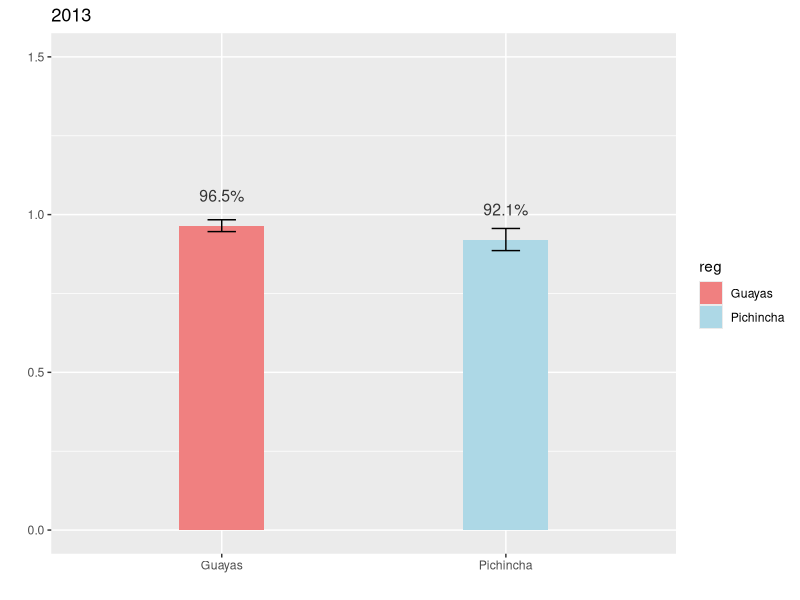
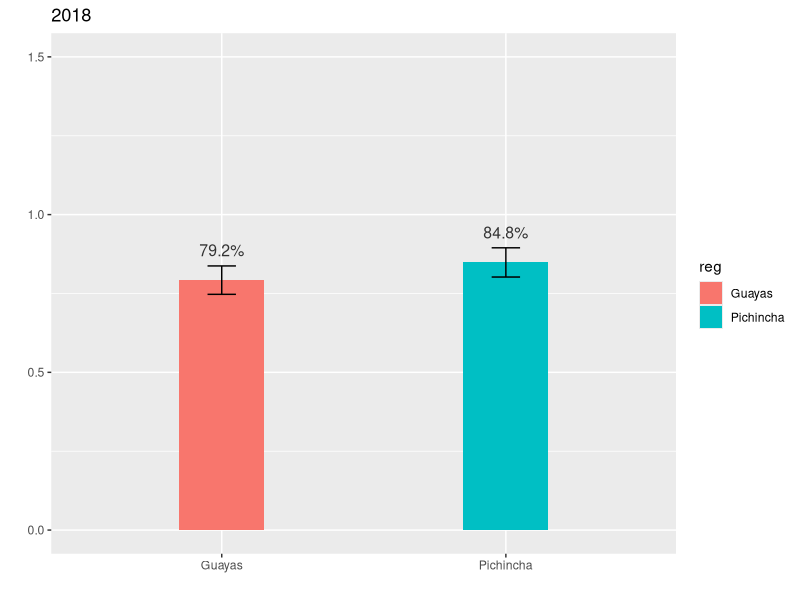
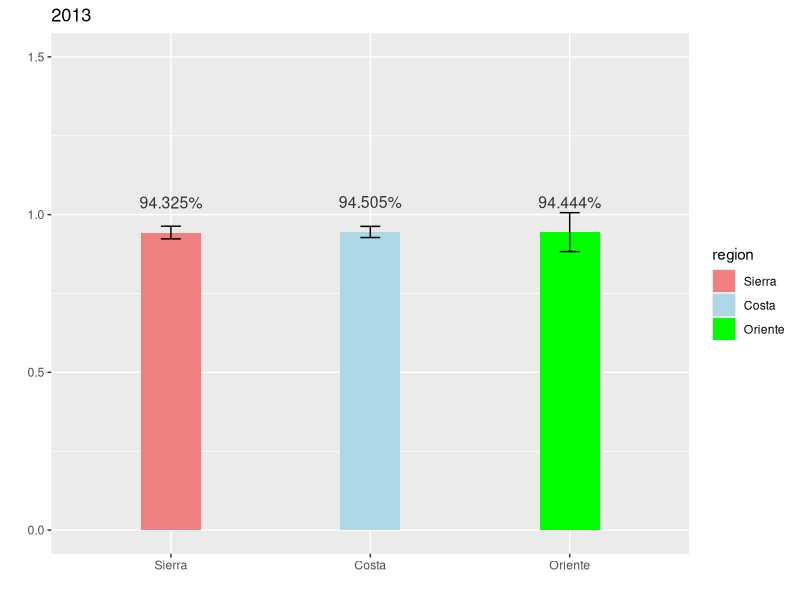
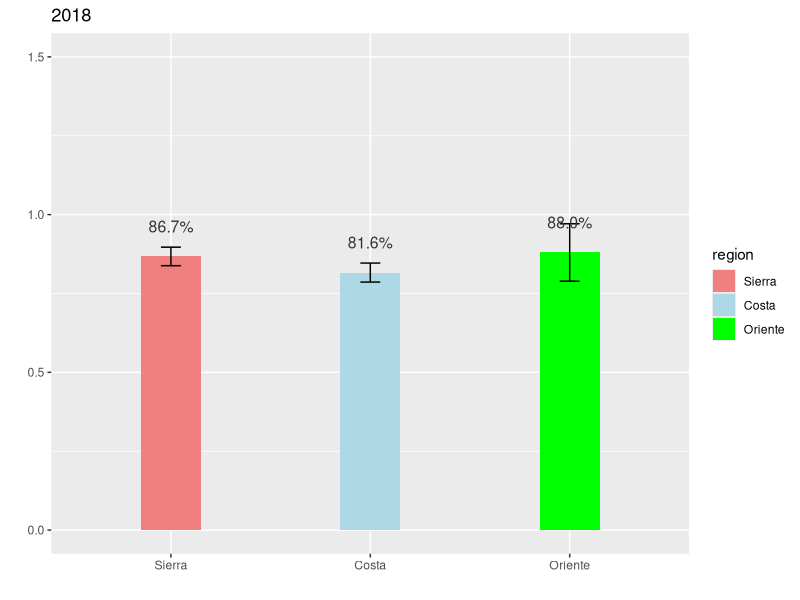
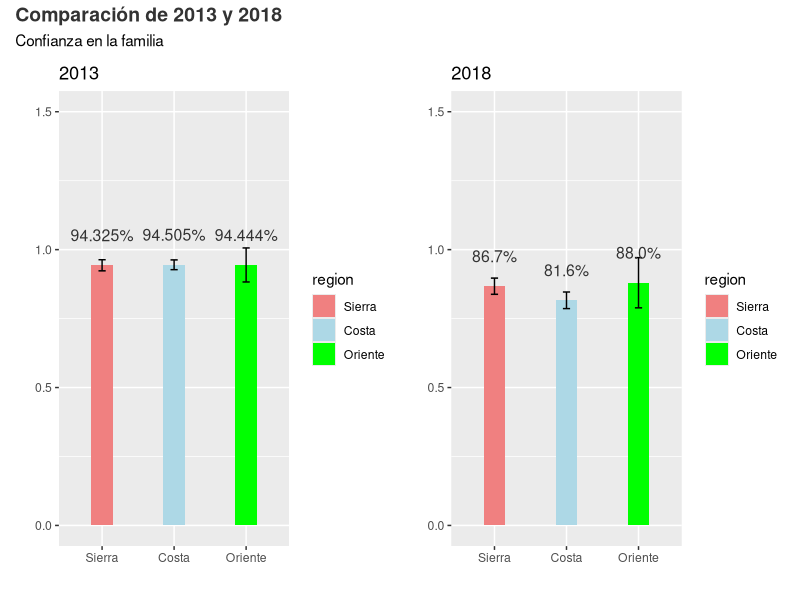
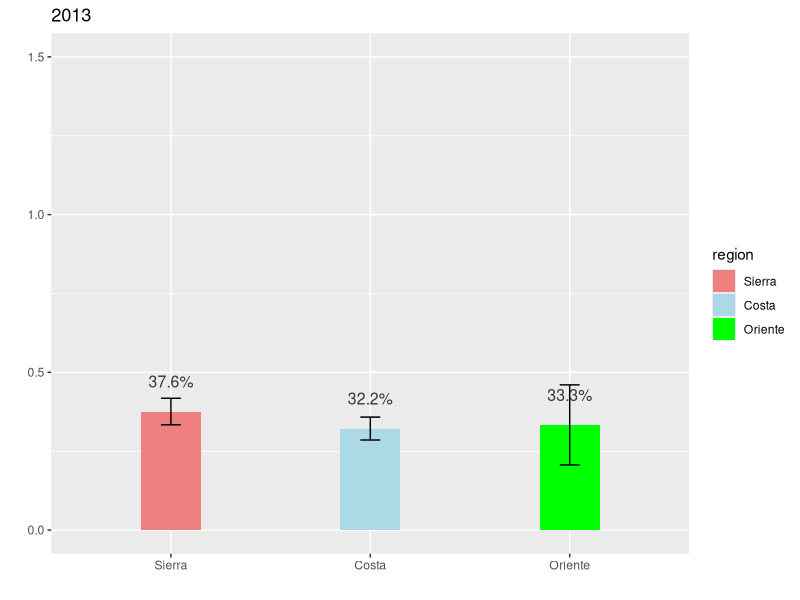
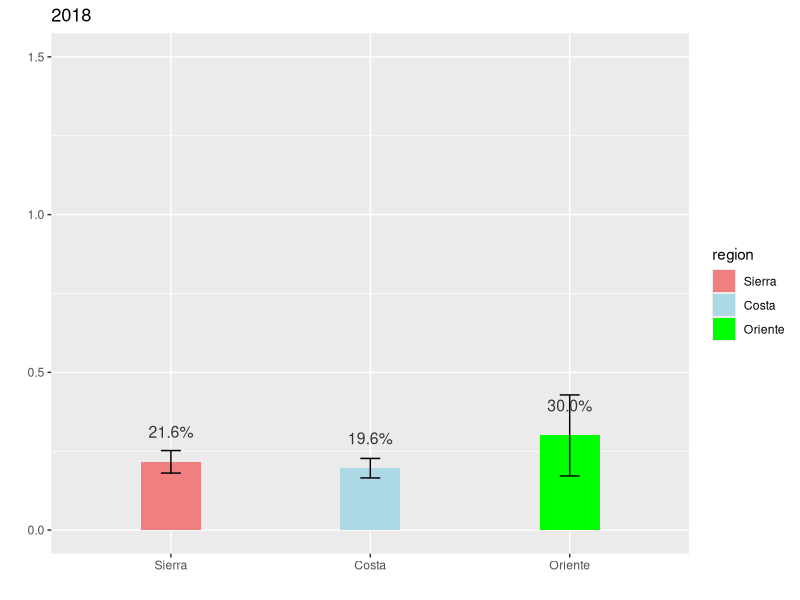
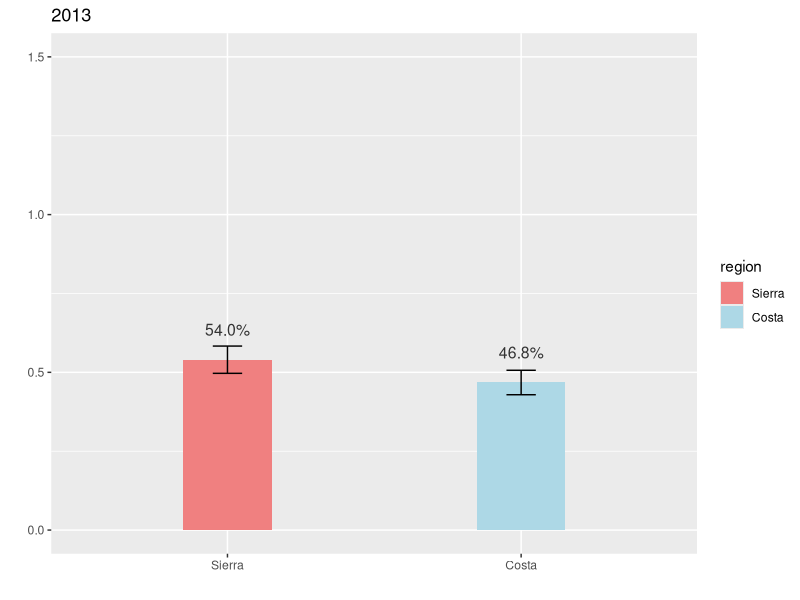

Reproduce these figures in R, in order.
#Carga de librerias y bases
library(haven)
library(dplyr)
library(ggplot2)
library(readr)
library(forcats)
library(lubridate)
library(tidyverse)
library(here)
install.packages("cowplot")
library(cowplot)
library(patchwork)
library(openxlsx)
library(openxlsx)
Wave_7_Ecuador <- read_dta("BASES LIDE/WVS_Wave_7_Ecuador_Stata_v5.0.dta")
Wave_6_Ecuador<- read_dta("BASES LIDE/WV6_Data_Ecuador_Stata_v20201117.dta")

# Union de bases de datos

Wave_6_Ecuador$N_REGION_ISO <- as_factor(Wave_6_Ecuador$N_REGION_ISO)
Wave_7_Ecuador$N_REGION_ISO <- as_factor(Wave_7_Ecuador$N_REGION_ISO)
Wave_6_Ecuador$V102 <- as_factor(Wave_6_Ecuador$V102)
Wave_7_Ecuador$Q58 <- as_factor(Wave_7_Ecuador$Q58)
Wave_6_Ecuador$V103 <- as_factor(Wave_6_Ecuador$V103)
Wave_7_Ecuador$Q59 <- as_factor(Wave_7_Ecuador$Q59)
Wave_6_Ecuador$V104 <- as_factor(Wave_6_Ecuador$V104)
Wave_7_Ecuador$Q60 <- as_factor(Wave_7_Ecuador$Q60)
Wave_6_Ecuador$V105 <- as_factor(Wave_6_Ecuador$V105)
Wave_7_Ecuador$Q61 <- as_factor(Wave_7_Ecuador$Q61)
Wave_6_Ecuador$V106 <- as_factor(Wave_6_Ecuador$V106)
Wave_7_Ecuador$Q62 <- as_factor(Wave_7_Ecuador$Q62)
Wave_6_Ecuador$V115 <- as_factor(Wave_6_Ecuador$V115)
Wave_7_Ecuador$Q71 <- as_factor(Wave_7_Ecuador$Q71)
Wave_6_Ecuador$V181 <- as_factor(Wave_6_Ecuador$V181)
Wave_7_Ecuador$Q142 <- as_factor(Wave_7_Ecuador$Q142)
Wave_6_Ecuador$V113 <- as_factor(Wave_6_Ecuador$V113)
Wave_7_Ecuador$Q69 <- as_factor(Wave_7_Ecuador$Q69)

wave7 <- Wave_7_Ecuador%>%
  select(cf= "Q58",
         "reg"= N_REGION_ISO,
         cv="Q59",
         cp="Q60",
         c_primera="Q61",
         c_dif_reg="Q62",
         ano="A_YEAR",
         c_gob= "Q71",
         p_trabajo="Q142",
         c_policia="Q69")

wave6<-Wave_6_Ecuador%>%
  select(cf="V102" ,
         "reg"= N_REGION_ISO,
         cv="V103",
         cp="V104",
         c_primera="V105",
         c_dif_reg="V106",
         ano="V262",
         c_gob = "V115",
         p_trabajo="V181",
         c_policia="V113")

wvs_total <- bind_rows(wave6, wave7)

#Agrupar c_gob en dos categorias 

wvs_total$c_gob<- as_factor(wvs_total$c_gob)
wvs_total$confianza_gobierno <- ifelse(wvs_total$c_gob %in% c("Quite a lot", "A great deal"),
                              "confío", "no confío")

#Creamos una variable binaria, con la confianza en el gobierno

wvs_total <- wvs_total %>%
  mutate(confianza_gobieno_b = as.integer(c_gob %in% c("Quite a lot", "A great deal")))


#agrupar cf en dos categorias 

wvs_total$cf<- as_factor(wvs_total$cf)
wvs_total$confianza <- ifelse(wvs_total$cf %in% c("Trust completely", "Trust somewhat"),
                              "confío", "no confío")

#Creamos una variable binaria, con la confianza

wvs_total <- wvs_total %>%
  mutate(confianza_binaria = as.integer(cf %in% c("Trust completely", "Trust somewhat")))


#agrupar c_dif_reg en dos categorias 

wvs_total$c_dif_reg<- as_factor(wvs_total$c_dif_reg)
wvs_total$confianza_en_otra_reg <- ifelse(wvs_total$c_dif_reg %in% c("Trust completely", "Trust somewhat"),
                              "confío", "no confío")

#Creamos una variable binaria, con la confianza en personas de otras regiones

wvs_total <- wvs_total %>%
  mutate(confianza_en_otra_reg_b = as.integer(c_dif_reg %in% c("Trust completely", "Trust somewhat")))

# Agrupar p_trabajo en dos categorias

wvs_total$p_trabajo<- as_factor(wvs_total$p_trabajo)
wvs_total$miedo_perder_empleo <- ifelse(wvs_total$p_trabajo %in% c("Very much", "A great deal"),
                                          "confío", "no confío")

#Creamos una variable binaria, con el miedo de las personas a perder su trabajo

wvs_total <- wvs_total %>%
  mutate(miedo_perder_empleo = as.integer(p_trabajo %in% c("Very much", "A great deal")))

#Agrupar c_policia en dos categorias 

wvs_total$c_policia<- as_factor(wvs_total$c_policia)
wvs_total$confianza_policia <- ifelse(wvs_total$c_policia %in% c("Quite a lot", "A great deal"),
                                       "confío", "no confío")

#Creamos una variable binaria, con la confianza en la policia

wvs_total <- wvs_total %>%
  mutate(confianza_policia_b = as.integer(c_policia %in% c("Quite a lot", "A great deal")))





#filtrando por Provincia y renombre de variables

wvs_uio_gye <- wvs_total%>%
  filter(reg %in% c("EC-G Guayas","EC-P Pichincha"))%>%
  mutate(reg=fct_recode(reg,
                        "Guayas"="EC-G Guayas",
                        "Pichincha"="EC-P Pichincha"))

#Relaizamos una grupación de la varible de provicias


wvs_c<- wvs_total%>%
  mutate(region = fct_collapse(reg,
                               "Sierra"=c("EC-A Azuay","EC-B Bolivar","EC-F Canar",
                                          "EC-C Carchi","EC-X Cotopaxi","EC-H Chimborazo",
                                          "EC-L Loja","EC-I Imbabura","EC-P Pichincha",
                                          "EC-T Tungurahua"),
                               "Costa"=c("EC-O El Oro","EC-E Esmeraldas","EC-G Guayas",
                                         "EC-R Los Rios","EC-M Manabi","EC-SE Santa Elena",
                                         "EC-SD Santo Domingo de los Tsachilas",
                                         "EC-SD Santo Domingo de los Tsachilas"),
                               "Oriente"=c("EC-S Morona Santiago","EC-N Napo","EC-D Orellana",
                                           "EC-Y Pastaza",
                                           "EC-U Sucumbios","EC-Z Zamora Chinchipe")))

#Relaizamos una grupación de la varible de provicias sin todas las del oriente

wvs_cs<- wvs_total%>%
  filter(reg %in% c("EC-A Azuay","EC-B Bolivar","EC-F Canar",
                    "EC-C Carchi","EC-X Cotopaxi","EC-H Chimborazo",
                    "EC-L Loja","EC-I Imbabura","EC-P Pichincha",
                    "EC-T Tungurahua","EC-O El Oro","EC-E Esmeraldas","EC-G Guayas",
                    "EC-R Los Rios","EC-M Manabi","EC-SE Santa Elena",
                    "EC-SD Santo Domingo de los Tsachilas",
                    "EC-SD Santo Domingo de los Tsachilas"))%>%
  mutate(region = fct_collapse(reg,
                               "Sierra"=c("EC-A Azuay","EC-B Bolivar","EC-F Canar",
                                          "EC-C Carchi","EC-X Cotopaxi","EC-H Chimborazo",
                                          "EC-L Loja","EC-I Imbabura","EC-P Pichincha",
                                          "EC-T Tungurahua"),
                               "Costa"=c("EC-O El Oro","EC-E Esmeraldas","EC-G Guayas",
                                         "EC-R Los Rios","EC-M Manabi","EC-SE Santa Elena",
                                         "EC-SD Santo Domingo de los Tsachilas",
                                         "EC-SD Santo Domingo de los Tsachilas")))


#Calcular la media y error estandar por provincia 
cf_p <- wvs_uio_gye %>% 
  group_by(ano, reg) %>% 
  summarize(mean = mean(as.numeric(confianza_binaria), na.rm = TRUE), 
            se = sd(as.numeric(confianza_binaria), na.rm = TRUE)/sqrt(n()))

#Calcular la media y error estandar por region
cf_r <- wvs_c %>% 
  group_by(ano, region) %>% 
  summarize(mean = mean(as.numeric(confianza_binaria), na.rm = TRUE), 
            se = sd(as.numeric(confianza_binaria), na.rm = TRUE)/sqrt(n()))

###############################################################################
#analizis de variable de confianza en la familia

#Graficos por provincia Pichincha y Guayas

# Gráfico 2013

cf_p_2013 <- cf_p %>% 
  filter(ano == 2013) %>%
  filter(complete.cases(reg, mean, se)) %>%
  ggplot(aes(x = reg, y = mean, fill = reg)) + 
  geom_bar(stat = "identity", width = 0.3,) +
  geom_errorbar(aes(ymin = mean - 1.96*se, ymax = mean + 1.96*se), width = 0.1) +
  geom_text(aes(label = scales::percent(mean, digits =1)), 
            color = "grey20", size = 4, vjust = -2) +
  labs(title = "2013", x = "", y = "") + 
  scale_y_continuous(limits = c(0, 1.5)) +
  scale_fill_manual(values = c("lightcoral", "lightblue")) 
print(cf_p_2013)

# Gráfico 2018

cf_p_2018 <- cf_p %>% 
  filter(ano == 2018) %>%
  filter(complete.cases(reg, mean, se)) %>%
  ggplot(aes(x = reg, y = mean, fill = reg)) + 
  geom_bar(stat = "identity", width = 0.3) +
  geom_errorbar(aes(ymin = mean - 1.96*se, ymax = mean + 1.96*se), width = 0.1) +
  geom_text(aes(label = scales::percent(mean, digits =1)), 
            color = "grey20", size = 4, vjust = -2) +
  labs(title = "2018", x = "", y = "") + 
  scale_y_continuous(limits = c(0, 1.5))
print(cf_p_2018)
################################################################################
#analizis de variable de confianza en la familia

#Graficos por region sierra y costa

# Gráfico 2013

cf_r_2013 <- cf_r %>% 
  filter(ano == 2013) %>%
  filter(complete.cases(region, mean, se)) %>%
  ggplot(aes(x = region, y = mean, fill = region)) + 
  geom_bar(stat = "identity", width = 0.3,) +
  geom_errorbar(aes(ymin = mean - 1.96*se, ymax = mean + 1.96*se), width = 0.1) +
  geom_text(aes(label = scales::percent(mean, digits =1)), 
            color = "grey20", size = 4, vjust = -2) +
  labs(title = "2013", x = "", y = "") + 
  scale_y_continuous(limits = c(0, 1.5)) +
  scale_fill_manual(values = c("lightcoral", "lightblue","green")) 
print(cf_r_2013)

# Gráfico 2018

cf_r_2018 <- cf_r %>% 
  filter(ano == 2018) %>%
  filter(complete.cases(region, mean, se)) %>%
  ggplot(aes(x = region, y = mean, fill = region)) + 
  geom_bar(stat = "identity", width = 0.3,) +
  geom_errorbar(aes(ymin = mean - 1.96*se, ymax = mean + 1.96*se), width = 0.1) +
  geom_text(aes(label = scales::percent(mean, digits =1)), 
            color = "grey20", size = 4, vjust = -2) +
  labs(title = "2018", x = "", y = "") + 
  scale_y_continuous(limits = c(0, 1.5)) +
  scale_fill_manual(values = c("lightcoral", "lightblue","green")) 
print(cf_r_2018)
##################################################################################
library(cowplot)
library(patchwork)

combined_plot <- cf_r_2013 + cf_r_2018 +
  plot_layout(ncol = 2) +
  plot_annotation(title = "Comparación de 2013 y 2018",
                  subtitle = "Confianza en la familia",
                  theme = theme(
                    plot.title = element_text(hjust = 0, color = "grey20", face = "bold", size = 14),
                    plot.caption = element_text(hjust = 0, color = "grey30", face = 'italic')
                  ))
print(combined_plot)

################################################################################

#Analisis de la variable de confianza en otras regiones 
cf_r_2 <- wvs_c %>% 
  group_by(ano, region) %>% 
  summarize(mean = mean(as.numeric(confianza_en_otra_reg_b), na.rm = TRUE), 
            se = sd(as.numeric(confianza_en_otra_reg_b), na.rm = TRUE)/sqrt(n()))


#Graficos por region sierra y costa

# Gráfico 2013

cf_r2_2013 <- cf_r_2 %>% 
  filter(ano == 2013) %>%
  filter(complete.cases(region, mean, se)) %>%
  ggplot(aes(x = region, y = mean, fill = region)) + 
  geom_bar(stat = "identity", width = 0.3,) +
  geom_errorbar(aes(ymin = mean - 1.96*se, ymax = mean + 1.96*se), width = 0.1) +
  geom_text(aes(label = scales::percent(mean, digits =1)), 
            color = "grey20", size = 4, vjust = -2) +
  labs(title = "2013", x = "", y = "") + 
  scale_y_continuous(limits = c(0, 1.5)) +
  scale_fill_manual(values = c("lightcoral", "lightblue","green")) 
print(cf_r2_2013)
  
# Gráfico 2018

cf_r2_2018 <- cf_r_2 %>% 
  filter(ano == 2018) %>%
  filter(complete.cases(region, mean, se)) %>%
  ggplot(aes(x = region, y = mean, fill = region)) + 
  geom_bar(stat = "identity", width = 0.3,) +
  geom_errorbar(aes(ymin = mean - 1.96*se, ymax = mean + 1.96*se), width = 0.1) +
  geom_text(aes(label = scales::percent(mean, digits =1)), 
            color = "grey20", size = 4, vjust = -2) +
  labs(title = "2018", x = "", y = "") + 
  scale_y_continuous(limits = c(0, 1.5)) +
  scale_fill_manual(values = c("lightcoral", "lightblue","green")) 
print(cf_r2_2018)

####################################################################################

#Analizis de la variable de confianza sobre el gobierno
cf_r_3 <- wvs_cs %>% 
  group_by(ano, region) %>% 
  summarize(mean = mean(as.numeric(confianza_gobieno_b), na.rm = TRUE), 
            se = sd(as.numeric(confianza_gobieno_b), na.rm = TRUE)/sqrt(n()))


#Graficos por region sierra y costa

# Gráfico 2013

cf_r3_2013 <- cf_r_3 %>% 
  filter(ano == 2013) %>%
  filter(complete.cases(region, mean, se)) %>%
  ggplot(aes(x = region, y = mean, fill = region)) + 
  geom_bar(stat = "identity", width = 0.3,) +
  geom_errorbar(aes(ymin = mean - 1.96*se, ymax = mean + 1.96*se), width = 0.1) +
  geom_text(aes(label = scales::percent(mean, digits =1)), 
            color = "grey20", size = 4, vjust = -2) +
  labs(title = "2013", x = "", y = "") + 
  scale_y_continuous(limits = c(0, 1.5)) +
  scale_fill_manual(values = c("lightcoral", "lightblue","green")) 
print(cf_r3_2013)

# Gráfico 2018

cf_r3_2018 <- cf_r_3 %>% 
  filter(ano == 2018) %>%
  filter(complete.cases(region, mean, se)) %>%
  ggplot(aes(x = region, y = mean, fill = region)) + 
  geom_bar(stat = "identity", width = 0.3,) +
  geom_errorbar(aes(ymin = mean - 1.96*se, ymax = mean + 1.96*se), width = 0.1) +
  geom_text(aes(label = scales::percent(mean, digits =1)), 
            color = "grey20", size = 4, vjust = -2) +
  labs(title = "2018", x = "", y = "") + 
  scale_y_continuous(limits = c(0, 1.5)) +
  scale_fill_manual(values = c("lightcoral", "lightblue","green")) 
print(cf_r3_2018)

# Union de los dos graficos

combined_plot_3 <- cf_r3_2013 + cf_r3_2018 +
  plot_layout(ncol = 2) +
  plot_annotation(title = "Confianza de los ecuatorianos en el gobierno",
                  subtitle = "cuantas personas confian en el gobierno",
                  caption = "Las cifras representan la cantidad de personas en porcentaje que no confian en el gobierno ecuatoriano.
Las barras representan intervalos de confianza del 95%. Fuente:Encuesta Mundial de Valores (WVS) olas 2013 y 2018. 
Elaborado por: Laboratorio de Investigación para el Desarrollo del Ecuador (LIDE)",
                  theme = theme(
                    plot.title = element_text(hjust = 0, color = "grey20", face = "bold", size = 14),
                    plot.caption = element_text(hjust = 0, color = "grey30", face = 'italic')
                  ))
print(combined_plot_3)
################################################################################

#Analisis de la variable del miedo a perder el trabajo

cf_r_4 <- wvs_cs %>% 
  group_by(ano, region) %>% 
  summarize(mean = mean(as.numeric(miedo_perder_empleo), na.rm = TRUE), 
            se = sd(as.numeric(miedo_perder_empleo), na.rm = TRUE)/sqrt(n()))


#Graficos por region sierra y costa

# Gráfico 2013

cf_r4_2013 <- cf_r_4 %>% 
  filter(ano == 2013) %>%
  filter(complete.cases(region, mean, se)) %>%
  ggplot(aes(x = region, y = mean, fill = region)) + 
  geom_bar(stat = "identity", width = 0.3,) +
  geom_errorbar(aes(ymin = mean - 1.96*se, ymax = mean + 1.96*se), width = 0.1) +
  geom_text(aes(label = scales::percent(mean, digits =1)), 
            color = "grey20", size = 4, vjust = -2) +
  labs(title = "2013", x = "", y = "") + 
  scale_y_continuous(limits = c(0, 1.5)) +
  scale_fill_manual(values = c("lightcoral", "lightblue","green")) 
print(cf_r4_2013)

# Gráfico 2018

cf_r4_2018 <- cf_r_4 %>% 
  filter(ano == 2018) %>%
  filter(complete.cases(region, mean, se)) %>%
  ggplot(aes(x = region, y = mean, fill = region)) + 
  geom_bar(stat = "identity", width = 0.3,) +
  geom_errorbar(aes(ymin = mean - 1.96*se, ymax = mean + 1.96*se), width = 0.1) +
  geom_text(aes(label = scales::percent(mean, digits =1)), 
            color = "grey20", size = 4, vjust = -2) +
  labs(title = "2018", x = "", y = "") + 
  scale_y_continuous(limits = c(0, 1.5)) +
  scale_fill_manual(values = c("lightcoral", "lightblue","green")) 
print(cf_r4_2018)

#Union de los dos gráficos

combined_plot_4 <- cf_r4_2013 + cf_r4_2018 +
  plot_layout(ncol = 2) +
  plot_annotation(title = "Miedo de los ecuatorianos a perder su empleo",
                  subtitle = "Expectativas sobre el mercado laboral",
                  caption = "Las cifras representan en porcentaje la cantida de personas que tienen miedo a perder su trabajo.
Las barras representan intervalos de confianza del 95%. Fuente:Encuesta Mundial de Valores (WVS) olas 2013 y 2018. 
Elaborado por: Laboratorio de Investigación para el Desarrollo del Ecuador (LIDE)",
                  theme = theme(
                    plot.title = element_text(hjust = 0, color = "grey20", face = "bold", size = 14),
                    plot.caption = element_text(hjust = 0, color = "grey30", face = 'italic')
                  ))
print(combined_plot_4)


############################################################################
# Estadistica comparativa de 
cf_r_5 <- wvs_c %>% 
  group_by(ano, region) %>% 
  summarize(mean = mean(as.numeric(confianza_policia_b), na.rm = TRUE), 
            se = sd(as.numeric(confianza_policia_b), na.rm = TRUE)/sqrt(n()))

# Unir toda la estadistica comparativa para poder observar una tabla

cf_r_total <- wvs_cs %>% 
  group_by(ano, region) %>% 
  summarize(mean_cf = mean(as.numeric(confianza_binaria), na.rm = TRUE), 
            se_cf = sd(as.numeric(confianza_binaria), na.rm = TRUE)/sqrt(n()),
            mean_otra_reg = mean(as.numeric(confianza_en_otra_reg_b), na.rm = TRUE), 
            se_otra_reg = sd(as.numeric(confianza_en_otra_reg_b), na.rm = TRUE)/sqrt(n()),
            mean_gob = mean(as.numeric(confianza_gobieno_b), na.rm = TRUE), 
            se_gob = sd(as.numeric(confianza_gobieno_b), na.rm = TRUE)/sqrt(n()),
            mean_police = mean(as.numeric(confianza_policia_b), na.rm = TRUE), 
            se_police = sd(as.numeric(confianza_policia_b), na.rm = TRUE)/sqrt(n()))
          
####

cf_selected <- cf_r_total %>%
  select(ano,region,mean_cf,mean_gob,mean_otra_reg,mean_police)
print(cf_selected)
write.xlsx(cf_selected, "BASES LIDE/cf_selected_4.xlsx")



